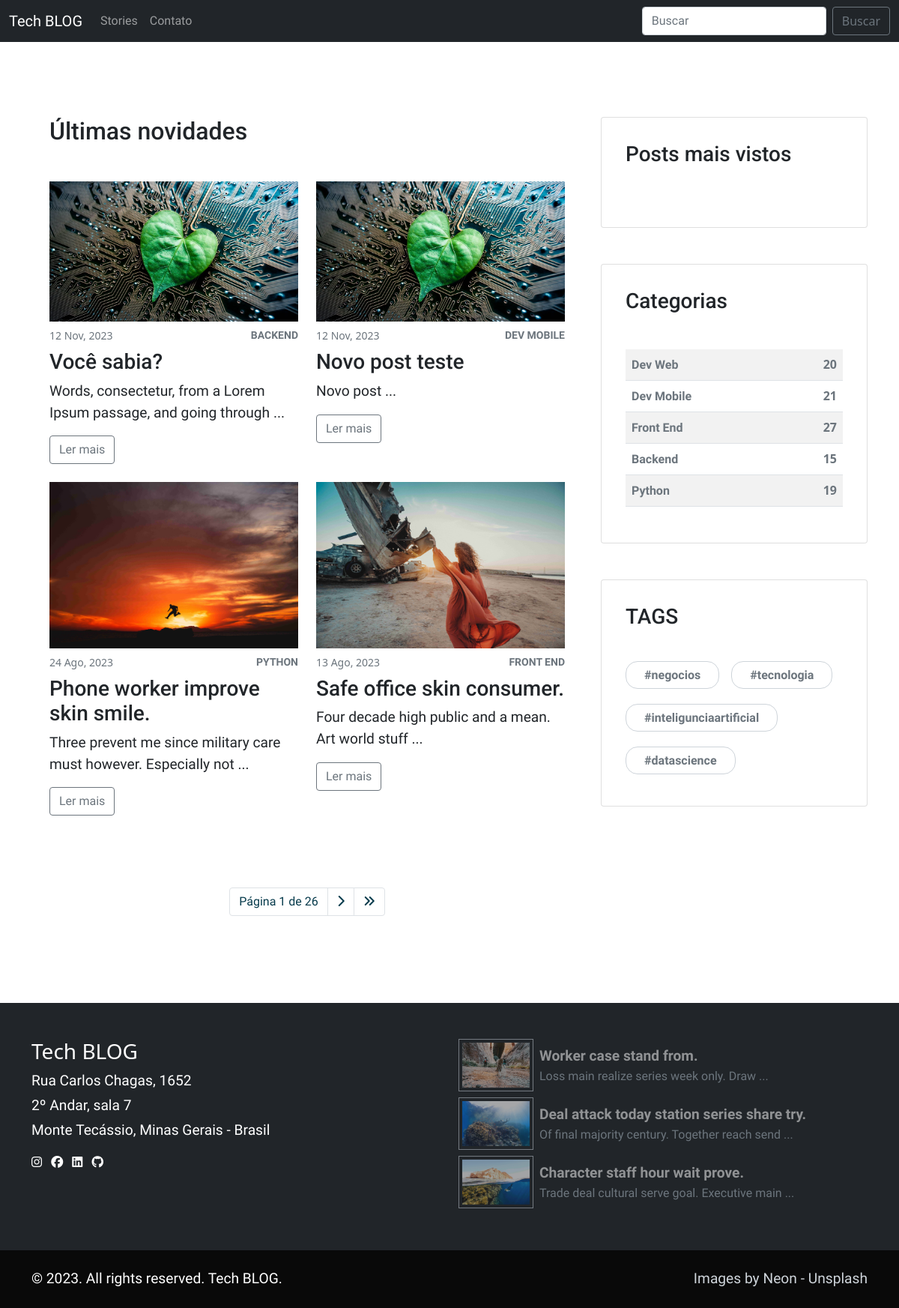
Screenshot of /blog/ with the database file from the repository.
### blog/models.py (models this page shows, shortened)
class Post(models.Model):
    title = models.CharField(max_length=222)
    body = RichTextUploadingField()
    created_at = models.DateTimeField(auto_now_add=True)
    author = models.ForeignKey(User, on_delete=models.CASCADE)
    category = models.ForeignKey(Category, on_delete=models.CASCADE)
    tags = models.ManyToManyField(Tag, blank=True)
    feature_image = models.ImageField(upload_to='featured_images')

class Category(models.Model):
    name = models.CharField(max_length=100)
    slug = models.CharField(max_length=100, unique=True, blank=True)
    def __str__(self):
        return self.name
    class Meta:
        verbose_name_plural = "Categorias"

class Tag(models.Model):
    name = models.CharField(max_length=100)
    slug = models.CharField(max_length=100, unique=True, blank=True)
    @property
    def formated_name(self):
        return format_tag(self.name)
    class Meta:
        verbose_name_plural = "Tags"

class FooterFeaturedPost(models.Model):
    post = models.ForeignKey(Post, on_delete=models.CASCADE)
    active = models.BooleanField(default=True)

### blog/views.py (the view)
# urls.py: path('', list_posts, name='list_posts'),
def list_posts(request):
    context = dict()
    category_id = request.GET.get('category')
    tag_id = request.GET.get('tag')
    text_search = request.GET.get('search')
    posts_list = get_filtered_posts(category_id, tag_id, text_search)
    if category_id:
        context['category_search'] = Category.objects.get(pk=int(category_id))
    if tag_id:
        context['tag_search'] = Tag.objects.get(pk=int(tag_id))
    if text_search:
        context['text_search'] = text_search
    for post in posts_list:
        post.mini_description = format_body(post.body, 10)
    paginator = Paginator(posts_list, 4)
    page = request.GET.get('page')
    try:
        posts = paginator.page(page)
    except PageNotAnInteger:
        posts = paginator.page(1)
    except EmptyPage:
        posts = paginator.page(paginator.num_pages)
    context['posts'] = posts
    return render(request, 'blog/posts-list.html', context=context)

### blog/models.py (called while the page is built)
def format_tag(tag):
    tag = slugify(tag)
    tag = tag.replace("-", "")
    tag = "#" + tag
    return tag

### blog/utils.py (called while the page is built)
def format_body(body, num_words):
    body = body.split("</p>")[0]
    body = body.replace('<p class="mb-4 text-gray-700">', '')
    body = body.replace("<p>", "")
    body = body.split(" ")[:num_words]
    body = " ".join(body).strip(".") + " ..."
    return body

### blog/views.py (called while the page is built)
def get_filtered_posts(category_id=None, tag_id=None, text_search=None):
    filters = {}
    if category_id:
        filters['category'] = int(category_id)
    if tag_id:
        filters['tags__in'] = [int(tag_id)]
    if text_search:
        filters['title__icontains'] = text_search
    return Post.objects.filter(**filters).order_by('-created_at')

### templates/blog/posts-list.html (shortened to what this page needs)
{% extends 'blog/base_blog.html' %}
{% load static %}
{% block main %}
    <section>
        <div class="container">
            <div class="row gy-5">
                <main class="col-lg-8">
                    <div class="container">
                        <header>
                            <h2 class="mb-5">Últimas novidades</h2>
                        </header>
                        <div class="row gy-4 mb-5">
                            {% for post in posts %}
                            <div class="col-xl-6">
                                <a href="{% url 'detail_post' post.id %}">
                                    <img class="last-section-posts-image"
                                        src="{{post.feature_image.url}}">
                                </a>
                                <div class="d-flex align-items-center justify-content-between mb-2 mt-2">
                                    <small class="text-gray-600">{{post.created_at|date:"d M, Y"}}</small>
                                    <a class="small fw-bold text-uppercase small text-gray-600">{{post.category}}</a>
                                </div>
                                <h3>{{post.title}}</h3>
                                <p>{{post.mini_description}}</p>
                                <a class="btn btn-outline-secondary" href="{% url 'detail_post' post.id %}">Ler mais</a>
                            </div>
                            {% endfor %}
                        </div>
                        <div class="row">
                            <nav aria-label="Page navigation example">
                                <ul class="pagination justify-content-center mt-5">
                                    <li class="page-item"><a class="page-link " href="#">Página {{posts.number}} de {{posts.paginator.num_pages}}</a></li>
                                    {% if posts.has_next %}
                                    <li class="page-item"><a class="page-link" href="?page={{posts.next_page_number}}"><i class="fa-solid fa-chevron-right"></i></a></li>
                                    <li class="page-item"><a class="page-link" href="?page={{posts.paginator.num_pages}}"><i class="fa-solid fa-angles-right"></i></a></li>
                                    {% endif %}
                                </ul>
                            </nav>
                        </div>
                    </div>
                </main>
                {% include 'blog/components/aside.html' %}
            </div>
        </div>
    </section>
{% endblock %}

### templates/blog/base_blog.html (shortened to what this page needs)
{% extends '../base.html' %}
{% load static %}
{% block content %}
    <header>
        <nav class="navbar navbar-expand-lg navbar-dark bg-dark">
            <div class="container-fluid">
                <a class="navbar-brand" href="{% url 'home' %}">Tech BLOG</a>
                <div class="collapse navbar-collapse" id="navbarSupportedContent">
                    <ul class="navbar-nav me-auto mb-2 mb-lg-0">
                        <li class="nav-item">
                            <a class="nav-link" aria-current="page" href="{% url 'list_posts' %}">Stories</a>
                        </li>
                        <li class="nav-item">
                            <a class="nav-link" aria-current="page" href="#footer-contact">Contato</a>
                        </li>
                    </ul>
                    <form method="GET" action="{% url 'list_posts' %}" class="d-flex">
                        <input name="search" class="form-control me-2" type="search" placeholder="Buscar" aria-label="Search">
                        <button class="btn btn-outline-secondary" type="submit">Buscar</button>
                    </form>
                </div>
            </div>
        </nav>
    </header>
    {% block main %}
    {% endblock %}
    <footer class="footer text-white py-5" style="background: #212529ff">
        <div class="container">
            <div class="row">
                <div class="col-md-6">
                    <h6 class="h3" id="footer-contact">Tech BLOG</h6>
                    <p class="fw-light mb-1">Rua Carlos Chagas, 1652</p>
                    <p class="fw-light mb-1">2º Andar, sala 7</p>
                    <p class="fw-light mb-3">Monte Tecássio, Minas Gerais - Brasil</p>
                    <ul class="list-unstyled">
                        <li class="list-inline-item"><i class="fa-brands fa-instagram"></i></li>
                        <li class="list-inline-item"><i class="fa-brands fa-facebook"></i></li>
                        <li class="list-inline-item"><i class="fa-brands fa-linkedin"></i></li>
                        <li class="list-inline-item"><i class="fa-brands fa-github"></i></li>
                    </ul>
                </div>
                <div class="col-md-6">
                    {% for ffpost in footer_featured_posts %}
                    <div class="d-flex align-items-center mb-2">
                        <a href="{% url 'detail_post' ffpost.post.id %}"><img class="footer-image img-fluid p-1 border-gray-500 flex-shrink-0"
                            src="{{ffpost.post.feature_image.url}}"></a>
                        <div class="ms-2">
                            <p class="fw-bold mb-0 text-white-50">{{ffpost.post.title}}</p>
                            <span class="text-muted">{{ffpost.post.mini_description}}</span>
                        </div>
                    </div>
                    {% endfor %}
                </div>
            </div>
        </div>
    </footer>
    <div class="copyrights text-white py-4" style="background: #090909">
        <div class="container">
            <div class="row text-center gy-2">
                <div class="col-md-6 text-md-start">
                    <p class="mb-0 fw-light text-sm">© 2023. All rights reserved. Tech BLOG.</p>
                </div>
                <div class="col-md-6 text-md-end">
                    <p class="mb-0 text-sm text-gray-400">Images by <a class="text-reset fw-light"
                            href="https://unsplash.com/pt-br/@neom">Neon</a> - Unsplash</p>
                </div>
            </div>
        </div>
    </div>
{% endblock %}

### templates/blog/components/aside.html (shortened to what this page needs)
{% load static %}
{% load hitcount_tags %}
<aside class="col-lg-4">
    <div class="card mb-5 p-3">
        <div class="card-body">
            <h3 class="mb-5">Posts mais vistos</h3>
        </div>
    </div>
    <div class="card mb-5 p-3">
        <div class="card-body">
            <h3 class="mb-5">Categorias</h3>
            <table class="table table-striped">
                <tbody class="fw-bold">
                    {% for category in categories %}
                    <tr class="cursor-pointer">
                        {% if post %}
                        <td class="text-gray-600 {% if post.category.id == category.id %} selected {% endif %}">{{category.name}}</td>
                        <td class="text-end text-gray-600 {% if post.category.id == category.id %} selected {% endif %}">{{category.count}}</td>
                        {% else %}
                        <td><a class="text-gray-600 fw-bold" href="/blog?category={{category.id}}{% if tag_search %}&tag={{tag_search.id}}{% endif %}{% if text_search %}&search={{text_search}}{% endif %}">{{category.name}}</a></td>
                        <td class="text-end text-gray-600">{{category.count}}</td>
                        {% endif %}
                    </tr>
                    {% endfor %}
                </tbody>
            </table>
        </div>
    </div>
    <div class="card mb-5 p-3">
        <div class="card-body">
            <h3 class="mb-5">TAGS</h3>
            <div class="tags-container">
                {% for tag in tags %}
                <div><a class="tag border-gray-400 py-2 px-4 fw-bold" href="/blog?tag={{tag.id}}">{{tag.formated_name}}</a></div>
                {% endfor %}
            </div>
        </div>
</aside>

### static/css/style.css (style rules this page uses)
:root { --gray-100: #f8f9faff; --gray-200: #e9ecefff; --gray-300: #dee2e6ff; --gray-400: #ced4daff; --gray-500: #adb5bdff; --gray-600: #6c757dff; --gray-700: #495057ff; --gray-800: #343a40ff; --gray-900: #212529ff; --dark-blue: #073B4C; --light-blue: #118AB2; --green: #06D6A0; --yellow: #FFD166; --red: #EF476F; }
.text-gray-400 { color: var(--gray-400); }
.text-gray-600 { color: var(--gray-600); }
.border-gray-400 { border: 1px solid var(--gray-400) }
.border-gray-500 { border: 1px solid var(--gray-500) }
body { color: var(--gray-900); }
a { color: var(--gray-900); text-decoration: None; }
p { font-size: 1.2rem; }
p, span, a, input { font-family: "Nunito Sans", sans-serif; }
h1, h2, h3, h4, h5 { font-family: 'Roboto', sans-serif; }
section { padding: 6.25rem 0; overflow-x: hidden; }
.last-section-posts-image { width: 100%; }
.footer-image { width: 100px; cursor: pointer; opacity: 0.6; transition: 400ms; }
.tags-container { display: flex; gap: 1rem; flex-wrap: wrap; }
.tags-container div { margin-bottom: 16px; }
.tags-container div a.tag { border-radius: 16px; margin: 1rem 0; color: #6c757dff; }
.cursor-pointer { cursor: pointer; }
.pagination > li > a { background-color: white; color: var(--dark-blue); }

### rows the page displays
Post: feature_image (picture), created_at "12 Nov, 2023", category "BACKEND", title "Você sabia?", mini_description "Words, consectetur, from a Lorem Ipsum passage, and going through ..."
Post: feature_image (picture), created_at "12 Nov, 2023", category "DEV MOBILE", title "Novo post teste", mini_description "Novo post ..."
Post: feature_image (picture), created_at "24 Ago, 2023", category "PYTHON", title "Phone worker improve skin smile.", mini_description "Three prevent me since military care must however. Especially not ..."
Post: feature_image (picture), created_at "13 Ago, 2023", category "FRONT END", title "Safe office skin consumer.", mini_description "Four decade high public and a mean. Art world stuff ..."
Category: name "Dev Web", count "20"
Category: name "Dev Mobile", count "21"
Category: name "Front End", count "27"
Category: name "Backend", count "15"
Category: name "Python", count "19"
Tag: formated_name "#negocios"
Tag: formated_name "#tecnologia"
Tag: formated_name "#inteligunciaartificial"
Tag: formated_name "#datascience"
FooterFeaturedPost: post.feature_image (picture), post "Worker case stand from.", post.mini_description "Loss main realize series week only. Draw ..."
FooterFeaturedPost: post.feature_image (picture), post "Deal attack today station series share try.", post.mini_description "Of final majority century. Together reach send ..."
FooterFeaturedPost: post.feature_image (picture), post "Character staff hour wait prove.", post.mini_description "Trade deal cultural serve goal. Executive main ..."

### other values shown
{{ posts.number }} "1"
{{ posts.paginator.num_pages }} "26"
